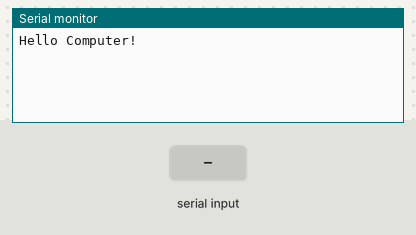
Bench run of a sketch on a simulated Arduino Uno, built with avr-gcc and run on an emulated ATmega328P. Shown: the last lines printed to the serial monitor. Inputs (shaded band) come from the test bench.

Above: at 1.2 s.
1.3 s: "1\n" received over the second serial link
At 2.5 s:
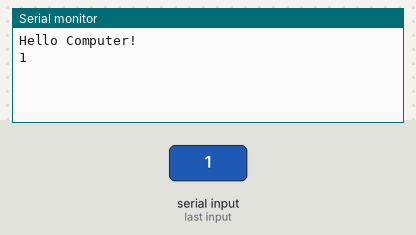
2.8 s: "0\n" received over the second serial link
At 3.8 s:
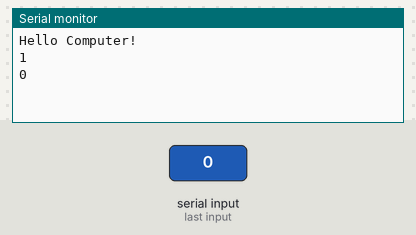

The sketch:

MechatronicsUno.ino
```cpp
// Library and Object Setup
#include <SoftwareSerial.h>
SoftwareSerial mySerial(2,3); // RX, TX

// Variable Intialization
unsigned long time = 0;
unsigned long time_old = 0;


void setup()
{
  // Open serial communications with computer and wait for port to open:
  Serial.begin(115200);  // make sure to also select this baud rate in your Serial Monitor window

  // Print a message to the computer through the USB
  Serial.println("Hello Computer!");

  // Open serial communications with the other Arduino board
  mySerial.begin(115200);  // this needs to match the Serial1 baud rate in MegaReceiving
  // for wireless comms, it also needs to match the Xbee firmware setting of 115200

  // Send a message to the other Arduino board
  mySerial.print("Hello other Arduino!");

}


void loop(){
  if (Serial.available()) {
    mySerial.println(Serial.readStringUntil('\n'));
  }

  if (mySerial.available()) {
    Serial.println(mySerial.readStringUntil('\n'));

  }
}
```

Measured:
- after the input at 1.3 s, the serial monitor: prints a new line at once (image 1)
- after the input at 2.8 s, the serial monitor: prints a new line at once (image 2)
